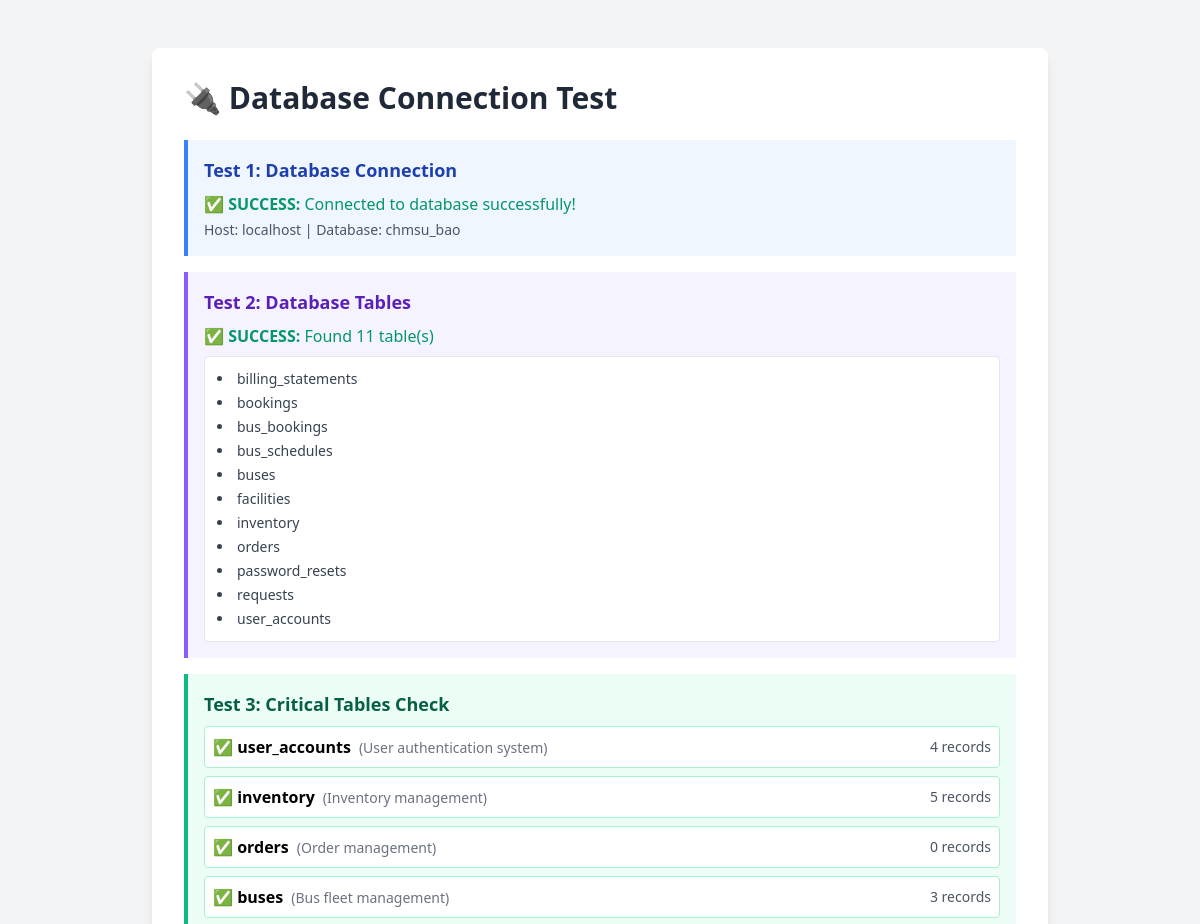
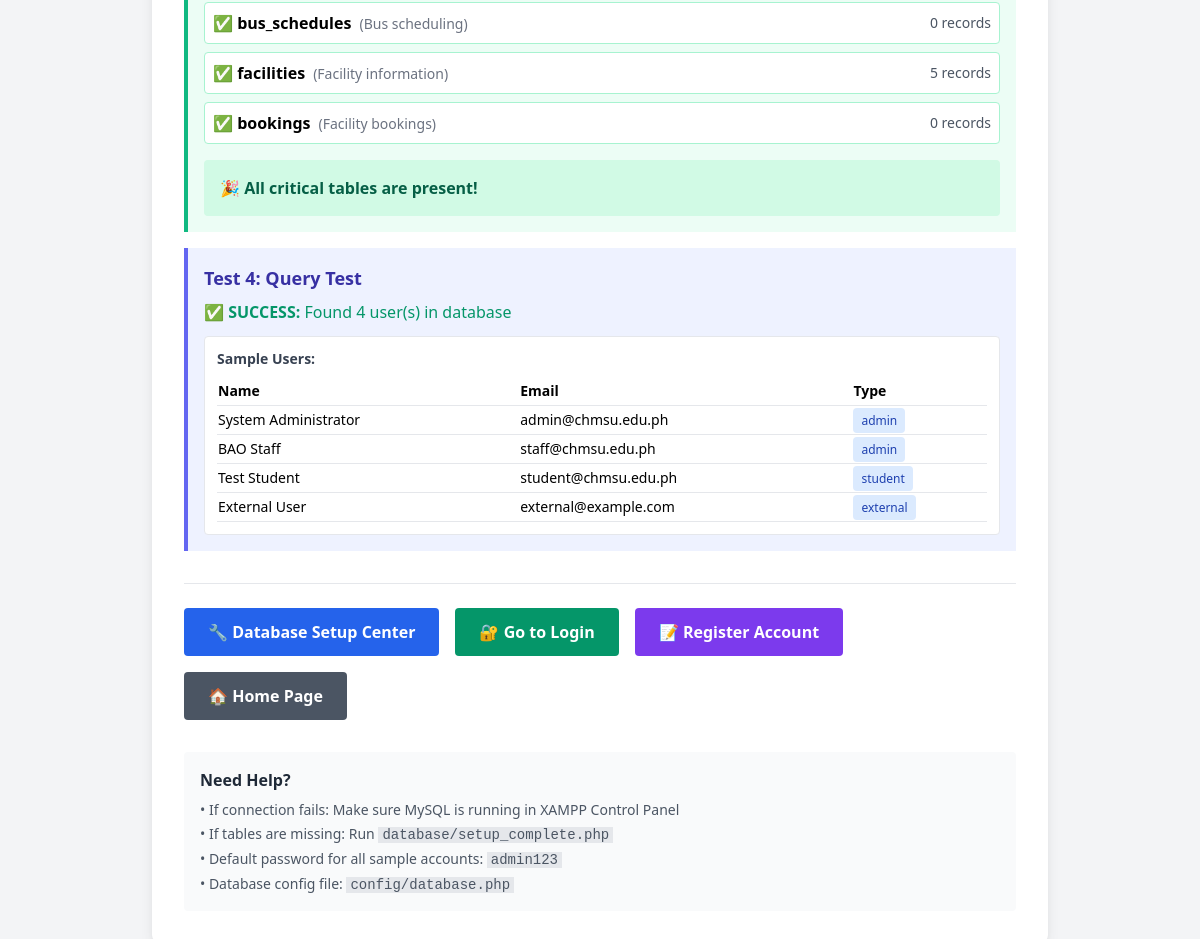
Screenshot of /test_database.php with the database file from the repository (2 pictures, top to bottom).
### tables this page shows
CREATE TABLE IF NOT EXISTS user_accounts (
    id INT PRIMARY KEY AUTO_INCREMENT,
    name VARCHAR(255) NOT NULL,
    email VARCHAR(255) UNIQUE NOT NULL,
    password VARCHAR(255) NOT NULL,
    user_type ENUM('admin', 'staff', 'student', 'external') NOT NULL,
    organization VARCHAR(255) NULL,
    status ENUM('active', 'inactive', 'suspended') DEFAULT 'active',
    created_at TIMESTAMP DEFAULT CURRENT_TIMESTAMP,
    updated_at TIMESTAMP DEFAULT CURRENT_TIMESTAMP ON UPDATE CURRENT_TIMESTAMP
);

### test_database.php (the view, shortened to what this page needs)
<!DOCTYPE html>
<html lang="en">
<head>
    <link href="https://cdn.jsdelivr.net/npm/tailwindcss@2.2.19/dist/tailwind.min.css" rel="stylesheet">
</head>
<body class="bg-gray-100 min-h-screen py-12 px-4">
    <div class="max-w-4xl mx-auto">
        <div class="bg-white rounded-lg shadow-lg p-8">
            <h1 class="text-3xl font-bold text-gray-800 mb-6">🔌 Database Connection Test</h1>
            <?php
            require_once 'config/database.php';
            echo "<div class='space-y-4'>";
            echo "<div class='border-l-4 border-blue-500 bg-blue-50 p-4'>";
            echo "<h2 class='font-bold text-lg text-blue-800 mb-2'>Test 1: Database Connection</h2>";
            if ($conn && !$conn->connect_error) {
                echo "<p class='text-green-600'>✅ <strong>SUCCESS:</strong> Connected to database successfully!</p>";
                echo "<p class='text-sm text-gray-600 mt-1'>Host: localhost | Database: chmsu_bao</p>";
            }
            echo "</div>";
            echo "<div class='border-l-4 border-purple-500 bg-purple-50 p-4'>";
            echo "<h2 class='font-bold text-lg text-purple-800 mb-2'>Test 2: Database Tables</h2>";
            $result = $conn->query("SHOW TABLES");
            if ($result) {
                $tables = [];
                while ($row = $result->fetch_array()) {
                    $tables[] = $row[0];
                }
                if (count($tables) > 0) {
                    echo "<p class='text-green-600 mb-2'>✅ <strong>SUCCESS:</strong> Found " . count($tables) . " table(s)</p>";
                    echo "<div class='bg-white p-3 rounded border'>";
                    echo "<ul class='list-disc list-inside text-sm text-gray-700 space-y-1'>";
                    foreach ($tables as $table) {
                        echo "<li>$table</li>";
                    }
                    echo "</ul>";
                    echo "</div>";
                }
            } else {
                echo "<p class='text-red-600'>❌ <strong>FAILED:</strong> Could not retrieve tables</p>";
            }
            echo "</div>";
            echo "<div class='border-l-4 border-green-500 bg-green-50 p-4'>";
            echo "<h2 class='font-bold text-lg text-green-800 mb-2'>Test 3: Critical Tables Check</h2>";
            $critical_tables = [
                'user_accounts' => 'User authentication system',
                'inventory' => 'Inventory management',
                'orders' => 'Order management',
                'buses' => 'Bus fleet management',
                'bus_schedules' => 'Bus scheduling',
                'facilities' => 'Facility information',
                'bookings' => 'Facility bookings'
            ];
            $missing_tables = [];
            $found_tables = [];
            echo "<div class='space-y-2'>";
            foreach ($critical_tables as $table => $description) {
                $result = $conn->query("SHOW TABLES LIKE '$table'");
                if ($result && $result->num_rows > 0) {
                    $count_result = $conn->query("SELECT COUNT(*) as count FROM `$table`");
                    $count = $count_result ? $count_result->fetch_assoc()['count'] : 0;
                    echo "<div class='flex items-center justify-between p-2 bg-white rounded border border-green-200'>";
                    echo "<div>";
                    echo "<span class='text-green-600'>✅</span> ";
                    echo "<span class='font-semibold'>$table</span>";
                    echo "<span class='text-gray-500 text-sm ml-2'>($description)</span>";
                    echo "</div>";
                    echo "<span class='text-gray-600 text-sm'>$count records</span>";
                    echo "</div>";
                    $found_tables[] = $table;
                }
            }
            echo "</div>";
            if (count($missing_tables) > 0) {
                echo "<div class='mt-4 p-4 bg-red-100 rounded'>";
                echo "<p class='text-red-800 font-semibold'>⚠️ Missing Tables: " . count($missing_tables) . "</p>";
                echo "<p class='text-sm text-red-700 mt-2'>Please run the database setup to create missing tables.</p>";
                echo "<a href='database/setup_complete.php' class='inline-block mt-3 bg-red-600 text-white font-bold py-2 px-4 rounded hover:bg-red-700'>Run Database Setup</a>";
                echo "</div>";
            } else {
                echo "<div class='mt-4 p-4 bg-green-100 rounded'>";
                echo "<p class='text-green-800 font-semibold'>🎉 All critical tables are present!</p>";
                echo "</div>";
            }
            echo "</div>";
            if (in_array('user_accounts', $found_tables)) {
                echo "<div class='border-l-4 border-indigo-500 bg-indigo-50 p-4'>";
                echo "<h2 class='font-bold text-lg text-indigo-800 mb-2'>Test 4: Query Test</h2>";
                $result = $conn->query("SELECT COUNT(*) as count FROM user_accounts");
                if ($result) {
                    $row = $result->fetch_assoc();
                    echo "<p class='text-green-600'>✅ <strong>SUCCESS:</strong> Found {$row['count']} user(s) in database</p>";
                    if ($row['count'] > 0) {
                        $users = $conn->query("SELECT name, email, user_type FROM user_accounts LIMIT 5");
                        if ($users && $users->num_rows > 0) {
                            echo "<div class='mt-3 bg-white p-3 rounded border'>";
                            echo "<p class='text-sm font-semibold text-gray-700 mb-2'>Sample Users:</p>";
                            echo "<table class='w-full text-sm'>";
                            echo "<tr class='border-b'><th class='text-left py-1'>Name</th><th class='text-left py-1'>Email</th><th class='text-left py-1'>Type</th></tr>";
                            while ($user = $users->fetch_assoc()) {
                                echo "<tr class='border-b'>";
                                echo "<td class='py-1'>" . htmlspecialchars($user['name']) . "</td>";
                                echo "<td class='py-1'>" . htmlspecialchars($user['email']) . "</td>";
                                echo "<td class='py-1'><span class='bg-blue-100 text-blue-800 px-2 py-1 rounded text-xs'>" . htmlspecialchars($user['user_type']) . "</span></td>";
                                echo "</tr>";
                            }
                            echo "</table>";
                            echo "</div>";
                        }
                    } else {
                        echo "<p class='text-yellow-600 mt-2'>⚠️ No users found. Run setup to create sample users.</p>";
                    }
                } else {
                    echo "<p class='text-red-600'>❌ <strong>FAILED:</strong> Could not query user_accounts table</p>";
                }
                echo "</div>";
            }
            echo "</div>";
            ?>
            <div class="mt-8 pt-6 border-t flex flex-wrap gap-4">
                <a href="database/index.php" class="bg-blue-600 text-white font-bold py-3 px-6 rounded hover:bg-blue-700 transition">
                    🔧 Database Setup Center
                </a>
                <a href="login.php" class="bg-green-600 text-white font-bold py-3 px-6 rounded hover:bg-green-700 transition">
                    🔐 Go to Login
                </a>
                <a href="register.php" class="bg-purple-600 text-white font-bold py-3 px-6 rounded hover:bg-purple-700 transition">
                    📝 Register Account
                </a>
                <a href="index.php" class="bg-gray-600 text-white font-bold py-3 px-6 rounded hover:bg-gray-700 transition">
                    🏠 Home Page
                </a>
            </div>
            <div class="mt-8 p-4 bg-gray-50 rounded">
                <h3 class="font-bold text-gray-800 mb-2">Need Help?</h3>
                <ul class="text-sm text-gray-600 space-y-1">
                    <li>• If connection fails: Make sure MySQL is running in XAMPP Control Panel</li>
                    <li>• If tables are missing: Run <code class="bg-gray-200 px-1">database/setup_complete.php</code></li>
                    <li>• Default password for all sample accounts: <code class="bg-gray-200 px-1">admin123</code></li>
                    <li>• Database config file: <code class="bg-gray-200 px-1">config/database.php</code></li>
                </ul>
            </div>
        </div>
    </div>
</body>
</html>

### rows the page displays
user_accounts: name "System Administrator", email "admin@chmsu.edu.ph", user_type "admin"
user_accounts: name "BAO Staff", email "staff@chmsu.edu.ph", user_type "admin"
user_accounts: name "Test Student", email "student@chmsu.edu.ph", user_type "student"
user_accounts: name "External User", email "external@example.com", user_type "external"

### other values shown
count($tables) "11"
$table "billing_statements"
$table "bookings"
$table "bus_bookings"
$table "bus_schedules"
$table "buses"
$table "facilities"
$table "inventory"
$table "orders"
$table "password_resets"
$table "requests"
$table "user_accounts"
$description "User authentication system"
$count "4"
$description "Inventory management"
